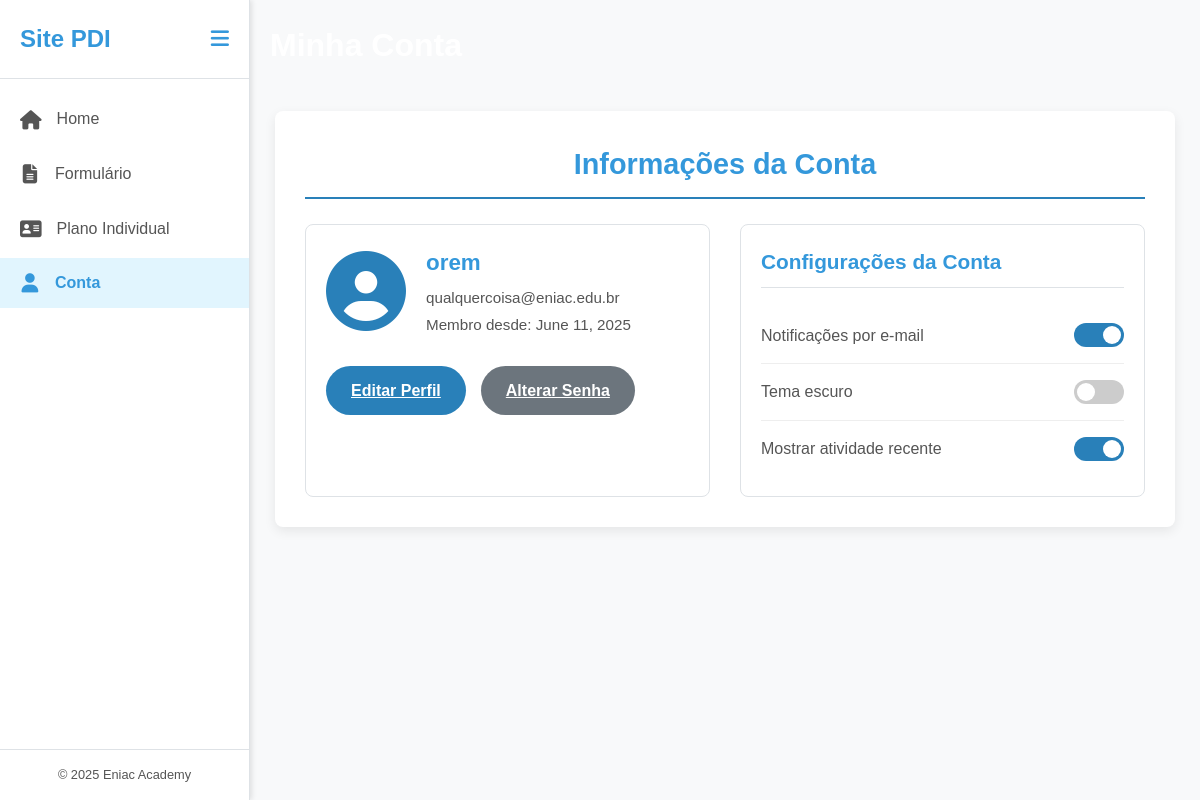
/app_pdi/conta/ (signed in), run on an earlier commit of the app's database.
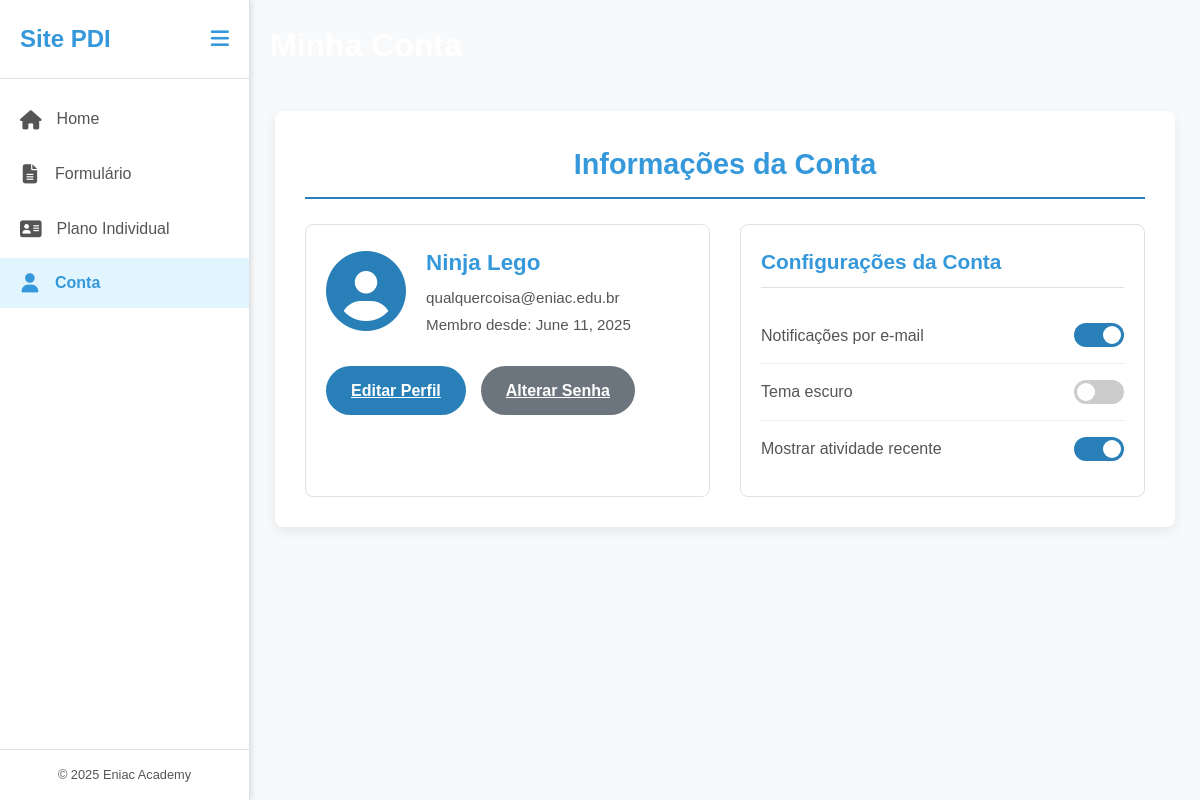
And on a later commit of the database.
### app_pdi/models.py (models this page shows)
class Usuarios(models.Model):
    id_usuario = models.AutoField(primary_key=True)
    nome = models.TextField(max_length=255)
    email = models.EmailField((""), max_length=254)
    senha = models.CharField(max_length=128)
    data_criacao_conta = models.DateTimeField(auto_now_add=True)

### app_pdi/views.py (the view)
# urls.py: path('conta/', views.show_conta, name='conta'),
def show_conta(request):
    try:
        usuario_id = request.session.get('usuario_id')
        if not usuario_id:
            return redirect('app_pdi:login')
        usuario = Usuarios.objects.get(id_usuario=usuario_id)
        data_apenas = usuario.data_criacao_conta.date()
        context = {
            'nome': usuario.nome,
            'email': usuario.email,
            'data': data_apenas,
        }
        return render(request, 'conta/conta.html', context)
    except Usuarios.DoesNotExist:
        return redirect('app_pdi:login')

### app_pdi/templates/conta/conta.html (shortened to what this page needs)
{% extends 'base.html' %}
{% load static %}
{% block content %}
<link rel="stylesheet" href="{% static 'css/conta.css' %}">
<div class="account-content">
    <h3>Informações da Conta</h3>
    <div class="account-details">
        <div class="profile-section">
            <div class="profile-header">
                <div class="profile-avatar">
                    <i class="fas fa-user-circle"></i>
                </div>
                <div class="profile-info">
                    <h4>{{ nome }}</h4>
                    <p>{{ email }}</p>
                    <p>Membro desde: {{ data }}</p>
                </div>
            </div>
            <div class="account-actions">
                <a href="{% url 'app_pdi:editar_perfil' %}" class="btn-primary">Editar Perfil</a>
                <a href="{% url 'app_pdi:alterar_senha' %}" class="btn-secondary">Alterar Senha</a>
            </div>
        </div>
        <div class="account-settings">
            <h4>Configurações da Conta</h4>
            <div class="settings-item">
                <span>Notificações por e-mail</span>
                <label class="switch">
                    <span class="slider"></span>
                </label>
            </div>
            <div class="settings-item">
                <span>Tema escuro</span>
                <label class="switch">
                    <span class="slider"></span>
                </label>
            </div>
            <div class="settings-item">
                <span>Mostrar atividade recente</span>
                <label class="switch">
                    <span class="slider"></span>
                </label>
            </div>
        </div>
    </div>
</div>
{% endblock %}

### app_pdi/templates/base.html (shortened to what this page needs)
{% load static %}
<!DOCTYPE html>
<html lang="pt-br">
<head>
    <link rel="stylesheet" href="{% static 'css/sidebar.css' %}">
    <link rel="stylesheet" href="https://cdnjs.cloudflare.com/ajax/libs/font-awesome/6.4.0/css/all.min.css">
</head>
<body>
    <div class="side-container">
        <div class="sidebar" id="sidebar">
            <div class="sidebar-header">
                <h3>Site PDI</h3>
                <button class="toggle-btn" id="toggle-sidebar">
                    <i class="fas fa-bars"></i>
                </button>
            </div>
            <div class="sidebar-menu">
                <ul>
                    <li class="{% if request.path == '/' %}active{% endif %}">
                        <a href="{% url 'app_pdi:home' %}">
                            <i class="fas fa-home"></i>
                            <span>Home</span>
                        </a>
                    </li>
                    <li class="{% if 'formulario' in request.path %}active{% endif %}">
                        <a href="{% url 'pdi_form:formulario' %}">
                            <i class="fas fa-file-alt"></i>
                            <span>Formulário</span>
                        </a>
                    </li>
                    <li class="{% if 'plano-individual' in request.path %}active{% endif %}">
                        <a href="{% url 'app_pdi:plano_individual' %}">
                            <i class="fa-solid fa-address-card"></i>
                            <span>Plano Individual</span>
                        </a>
                    </li>
                    <li class="{% if 'conta' in request.path %}active{% endif %}">
                        <a href="{% url 'app_pdi:conta' %}">
                            <i class="fas fa-user"></i>
                            <span>Conta</span>
                        </a>
                    </li>
                </ul>
            </div>
            <div class="sidebar-footer">
                <p>&copy; 2025 Eniac Academy</p>
            </div>
        </div>
        <div class="main-content" id="main-content">
            <div class="content-header">
                <h1>{% block header %}{% endblock %}</h1>
            </div>
            <div class="content">
                {% block content %}
                {% endblock %}
            </div>
        </div>
    </div>
</body>
</html>

### app_pdi/static/CSS/sidebar.css (style rules this page uses)
:root { --sidebar-width: 250px; --sidebar-collapsed-width: 70px; --primary-color: #3498db; --secondary-color: #2980b9; --text-color: #555555; --background-color: #f8f9fa; --sidebar-bg: #ffffff; --sidebar-border: #dee2e6; --hover-color: #f1f1f1; --active-color: #e1f5fe; --transition-speed: 0.3s; }
* { margin: 0; padding: 0; box-sizing: border-box; }
body { font-family: 'Poppins', sans-serif; background-color: var(--background-color); color: var(--text-color); }
.sidebar { position: fixed; top: 0; left: 0; width: var(--sidebar-width); height: 100vh; background-color: var(--sidebar-bg); box-shadow: 2px 0 5px rgba(0, 0, 0, 0.1); display: flex; flex-direction: column; transition: width var(--transition-speed) ease; z-index: 100; border-right: 1px solid var(--sidebar-border); }
.sidebar-header { padding: 20px; border-bottom: 1px solid var(--sidebar-border); display: flex; justify-content: space-between; align-items: center; }
.sidebar-header h3 { color: var(--primary-color); font-size: 1.5rem; user-select: none; }
.toggle-btn { background: transparent; border: none; color: var(--primary-color); font-size: 1.3rem; cursor: pointer; transition: color var(--transition-speed); }
.sidebar-menu { flex: 1; overflow-y: auto; padding: 10px 0; }
.sidebar-menu ul { list-style: none; }
.sidebar-menu li { margin: 5px 0; transition: background-color var(--transition-speed); }
.sidebar-menu li a { display: flex; align-items: center; padding: 12px 20px; color: var(--text-color); text-decoration: none; font-weight: 500; border-radius: 8px; transition: background-color var(--transition-speed), color var(--transition-speed); }
.sidebar-menu li a i { margin-right: 15px; font-size: 1.2rem; min-width: 20px; text-align: center; }
.sidebar-menu li.active { background-color: var(--active-color); font-weight: 700; }
.sidebar-menu li.active a { color: var(--primary-color); font-weight: 700; }
.sidebar-footer { padding: 15px 20px; border-top: 1px solid var(--sidebar-border); text-align: center; font-size: 0.8rem; color: var(--text-color); user-select: none; }
.main-content { margin-left: var(--sidebar-width); padding: 20px; transition: margin-left var(--transition-speed) ease; }

What changed in the data, as far as the page shows it:
changed Usuarios "qualquercoisa@eniac.edu.br": nome "orem" → "Ninja Lego"
